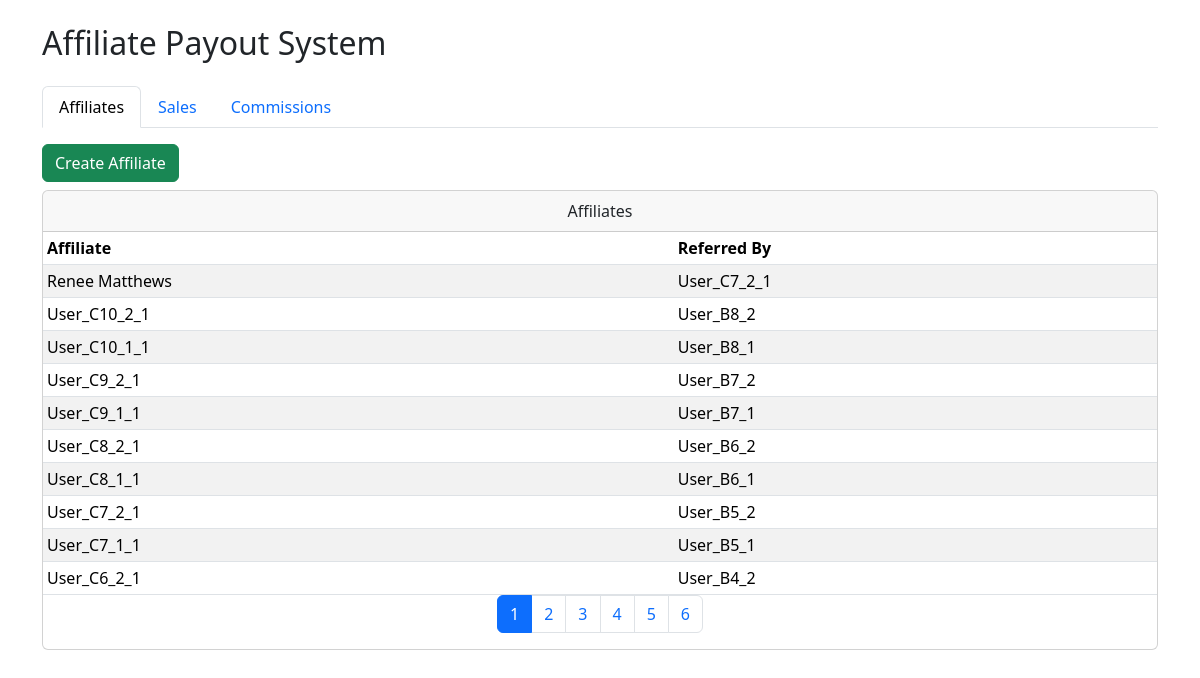
The page / on the database its author committed.
### tables this page shows
CREATE TABLE `users` (
  `id` int(11) NOT NULL,
  `name` varchar(100) NOT NULL,
  `parent_id` int(11) DEFAULT NULL,
  `created_at` datetime DEFAULT current_timestamp()
);

### pagination.php (called while the page is built)
<?php
function paginate($page, $limit = 10) {
    $page = max(1, intval($page));
    $offset = ($page - 1) * $limit;
    return [$limit, $offset];
}
function totalPages($total, $limit) {
    return ceil($total / $limit);
}

### User.php (called while the page is built, shortened)
<?php
require_once 'db.php';
class User {
    public static function getName($id)
    {
        global $pdo;
        $s = $pdo->prepare("SELECT name FROM users WHERE id = ?");
        $s->execute([$id]);
        return $s->fetchColumn();
    }
    public static function getPaginated($limit, $offset) {
        global $pdo;
        $stmt = $pdo->prepare("SELECT id, name, parent_id FROM users ORDER BY id DESC LIMIT ? OFFSET ?");
        $stmt->bindValue(1, $limit, PDO::PARAM_INT);
        $stmt->bindValue(2, $offset, PDO::PARAM_INT);
        $stmt->execute();
        return $stmt->fetchAll(PDO::FETCH_ASSOC);
    }
    public static function countAll() {
        global $pdo;
        return $pdo->query("SELECT COUNT(*) FROM users")->fetchColumn();
    }
}

### index.php (the view, shortened to what this page needs)
<?php
require_once 'User.php';
require_once 'pagination.php';
$page = isset($_GET['page']) ? (int)$_GET['page'] : 1;
$limit = 10;
list($limitValue, $offset) = paginate($page, $limit);
$activeTab = isset($_GET['tab']) ? $_GET['tab'] : 'affiliates_page';
$users = User::getPaginated($limitValue, $offset);
$totalUsers = User::countAll();
$totalUserPages = totalPages($totalUsers, $limit);
?>
<!DOCTYPE html>
<html lang="en">
<head>
    <link href="https://cdn.jsdelivr.net/npm/bootstrap@5.3.2/dist/css/bootstrap.min.css" rel="stylesheet">
</head>
<body class="container py-4">
<h2 class="mb-4">Affiliate Payout System</h2>
<ul class="nav nav-tabs mb-3">
    <li class="nav-item">
        <a href="?tab=affiliates_page"
           class="nav-link <?= $activeTab == 'affiliates_page' ? 'active' : '' ?>">
           Affiliates
        </a>
    </li>
    <li class="nav-item">
        <a href="?tab=sales_page"
           class="nav-link <?= $activeTab == 'sales_page' ? 'active' : '' ?>">
           Sales
        </a>
    </li>
    <li class="nav-item">
        <a href="?tab=commissions_page"
           class="nav-link <?= $activeTab == 'commissions_page' ? 'active' : '' ?>">
           Commissions
        </a>
    </li>
</ul>
<div id="affiliates_page" class="section-page <?= $activeTab == 'affiliates_page' ? 'active' : '' ?>">
    <button class="btn btn-success mb-2" data-bs-toggle="modal" data-bs-target="#affiliateModal">
        Create Affiliate
    </button>
    <div class="card mb-3">
        <div class="card-header text-center">Affiliates</div>
        <table class="table table-striped table-sm mb-0">
            <thead>
                <tr>
                    <th>Affiliate</th>
                    <th>Referred By</th>
                </tr>
            </thead>
            <tbody>
                <?php foreach ($users as $user): ?>
                    <?php
                        $parentName = $user['parent_id']
                            ? User::getName($user['parent_id'])
                            : 'No Referrer';
                    ?>
                    <tr>
                        <td><?= htmlspecialchars($user['name']) ?></td>
                        <td><?= htmlspecialchars($parentName) ?></td>
                    </tr>
                <?php endforeach; ?>
            </tbody>
        </table>
        <nav>
            <ul class="pagination justify-content-center">
                <?php for ($i = 1; $i <= $totalUserPages; $i++): ?>
                    <li class="page-item <?= ($i == $page) ? 'active' : '' ?>">
                        <a class="page-link" href="?tab=affiliates_page&page=<?= $i ?>"><?= $i ?></a>
                    </li>
                <?php endfor; ?>
            </ul>
        </nav>
    </div>
</div>
</body>
</html>

### index.php (style rules this page uses)
.section-page { display: none; }
.section-page.active { display: block; }

### rows shown on the page
users: name "Renee Matthews", parentName "User_C7_2_1"
users: name "User_C10_2_1", parentName "User_B8_2"
users: name "User_C10_1_1", parentName "User_B8_1"
users: name "User_C9_2_1", parentName "User_B7_2"
users: name "User_C9_1_1", parentName "User_B7_1"
users: name "User_C8_2_1", parentName "User_B6_2"
users: name "User_C8_1_1", parentName "User_B6_1"
users: name "User_C7_2_1", parentName "User_B5_2"
users: name "User_C7_1_1", parentName "User_B5_1"
users: name "User_C6_2_1", parentName "User_B4_2"
